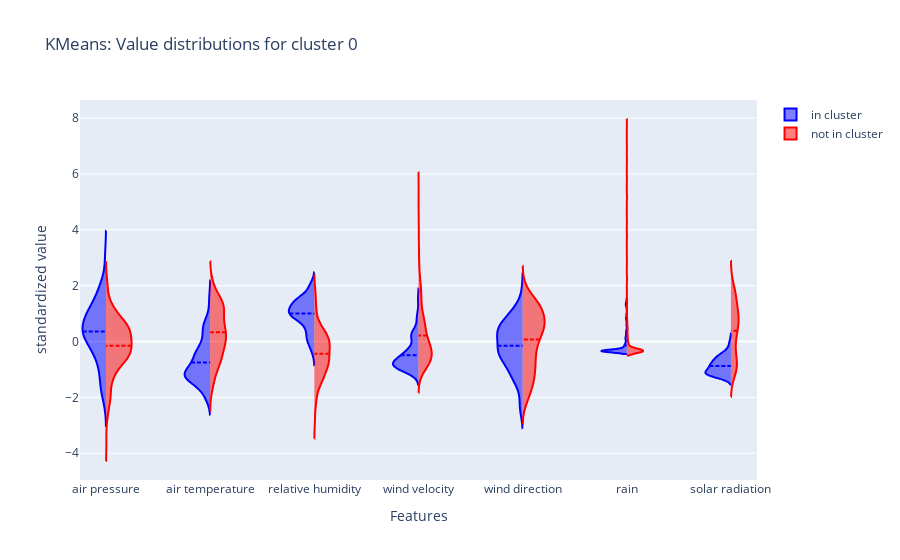

Notebook source saved alongside this figure:
### Code cell
plot_violin('KMeans', df_viz_a, 0)
